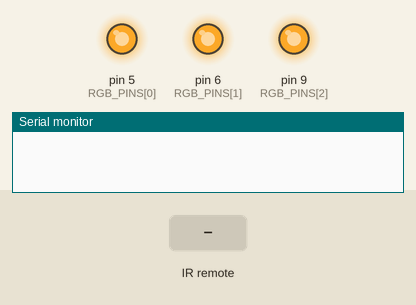
A sketch run on a simulated Arduino Uno, built with avr-gcc and run on an emulated ATmega328P. Shown: output pins drawn as LEDs (lit = HIGH), the last lines printed to the serial monitor. The test bench sets the inputs (shaded band).

Above: at 1.2 s.
1.3 s: infrared code 0xFFE01F received
At 1.49 s:
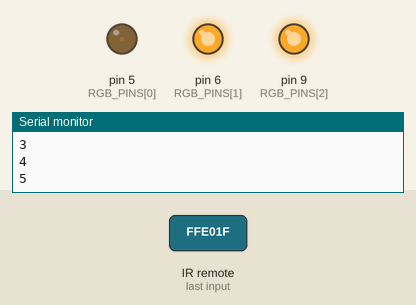
4.3 s: infrared code 0xFFA25D received
At 4.8 s:
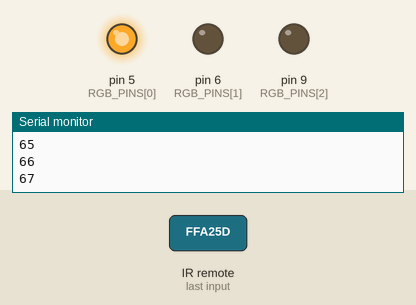
5.8 s: infrared code 0xFFA857 received
At 5.99 s:
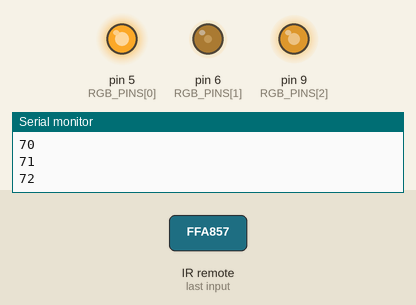
8.8 s: infrared code 0xFF629D received
At 9.5 s:
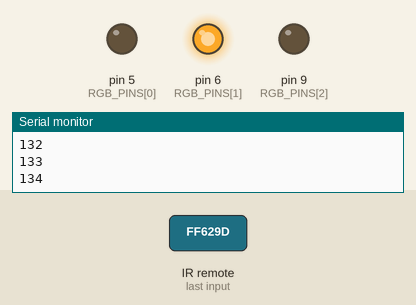
10.3 s: infrared code 0xFF906F received
At 10.49 s:
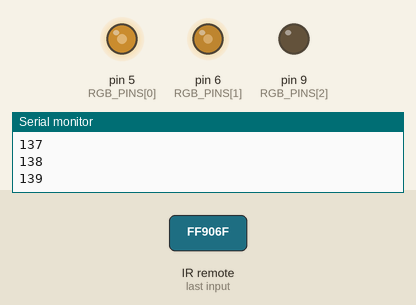
13.3 s: infrared code 0xFFE21D received
At 14.2 s:
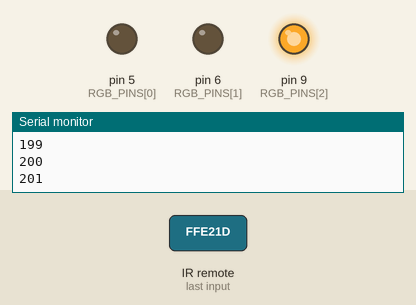
Timing chart, 0 to 15.8 s (numbered marks = the images above; inputs shaded):
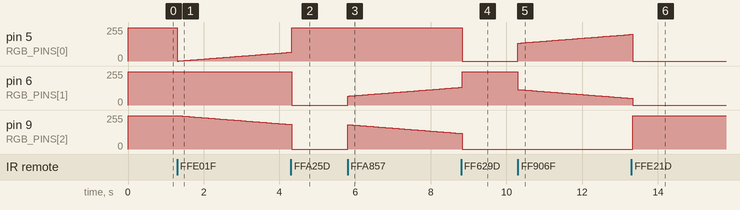

Measured:
- after the input at 1.3 s, pin 9 (RGB_PINS[2]): moves from 250/255 to 184/255 over 2.9 s, starting after 0.05 s
- after the input at 4.3 s, pin 6 (RGB_PINS[1]): 250/255 → 0/255 at once
- after the input at 5.8 s, pin 6 (RGB_PINS[1]): moves from 0/255 to 133/255 over 3.0 s, starting at once
- after the input at 8.8 s, pin 5 (RGB_PINS[0]): 250/255 → 0/255 at once
- after the input at 10.3 s, pin 5 (RGB_PINS[0]): moves from 0/255 to 200/255 over 3.0 s, starting at once; pin 6 (RGB_PINS[1]): moves from 250/255 to 50/255 over 3.0 s, starting at once
- after the input at 13.3 s, pin 9 (RGB_PINS[2]): 0/255 → 250/255 at once

The sketch:

LotusFlowerCode.ino
```cpp
#include <IRremote.h>
#include <Arduino.h>

// Replace with your remote button adresses
#define PINK 0xFF9867     // 0
#define RED 0xFFA25D      // 1
#define GREEN 0xFF629D    // 2
#define BLUE 0xFFE21D     // 3
#define MAGENTA 0xFF22DD  // 4
#define CYAN 0xFF02FD     // 5
#define ORANGE 0xFFC23D   // 6
#define MIX1 0xFFE01F     // 7
#define MIX2 0xFFA857     // 8
#define MIX3 0xFF906F     // 9

const int RGB_PINS[] = { 5, 6, 9 };  // PWM Pins: Blue, Green, Red
const int RECPIN = 10;               // IR receiver pin
const int MAX_ANALOG = 250;

IRrecv irrecv(RECPIN);
decode_results results;

int mix_pin1, mix_pin2;
bool mixing_active = false;  // Flag to indicate if color mixing is active

void setup() {
  Serial.begin(9600);  // Open a Serial Port
  while (!Serial)      // Wait for Serial Monitor to open
    ;

  irrecv.enableIRIn();  // Enable IR input

  for (int i = 0; i < sizeof(RGB_PINS) / sizeof(RGB_PINS[0]); i++) {
    pinMode(RGB_PINS[i], OUTPUT);  // Set PWM pins to output
  }

  // Set default colors (white)
  analogWrite(RGB_PINS[0], MAX_ANALOG);
  analogWrite(RGB_PINS[1], MAX_ANALOG);
  analogWrite(RGB_PINS[2], MAX_ANALOG);
}

void loop() {
  if (irrecv.decode(&results)) {
    int hex_value = results.value;

    switch (hex_value) {

      case PINK:
        mixing_active = false;
        analogWrite(RGB_PINS[0], MAX_ANALOG);  // Pink (0)
        analogWrite(RGB_PINS[1], MAX_ANALOG);
        analogWrite(RGB_PINS[2], MAX_ANALOG);
        break;
      case RED:
        mixing_active = false;
        analogWrite(RGB_PINS[0], MAX_ANALOG);  // Red (1)
        analogWrite(RGB_PINS[1], 0);
        analogWrite(RGB_PINS[2], 0);
        break;
      case GREEN:
        mixing_active = false;
        analogWrite(RGB_PINS[0], 0);  // Green (2)
        analogWrite(RGB_PINS[1], MAX_ANALOG);
        analogWrite(RGB_PINS[2], 0);
        break;
      case BLUE:
        mixing_active = false;
        analogWrite(RGB_PINS[0], 0);  // Blue (3)
        analogWrite(RGB_PINS[1], 0);
        analogWrite(RGB_PINS[2], MAX_ANALOG);
        break;
      case MAGENTA:
        mixing_active = false;
        analogWrite(RGB_PINS[0], MAX_ANALOG);  // Magenta (4)
        analogWrite(RGB_PINS[1], MAX_ANALOG);
        analogWrite(RGB_PINS[2], 0);
        break;
      case CYAN:
        mixing_active = false;
        analogWrite(RGB_PINS[0], 0);  // Cyan (5)
        analogWrite(RGB_PINS[1], MAX_ANALOG);
        analogWrite(RGB_PINS[2], MAX_ANALOG);
        break;
      case ORANGE:
        mixing_active = false;
        analogWrite(RGB_PINS[0], MAX_ANALOG);  // Orange (6)
        analogWrite(RGB_PINS[1], 0);
        analogWrite(RGB_PINS[2], MAX_ANALOG);
        break;
      case MIX1:
        mixing_active = false;
        startColorMix(0, 2);  // Color Mix RB (7)
        break;
      case MIX2:
        mixing_active = false;
        startColorMix(1, 2);  // Color Mix GB (8)
        break;
      case MIX3:
        mixing_active = false;
        startColorMix(0, 1);  // Color Mix RG (9)
        break;
    }

    // Note: since HEX is considered as an int, we can use a switch statement
    irrecv.resume();  // Resume IR receiver
  }

  // Continuously mix colors if the mixing flag is active
  if (mixing_active) {
    colorMix();
  }
}

void startColorMix(int color_pin1, int color_pin2) {
  // Set the pins to mix and activate the mixing state
  mixing_active = true;
  // Store which pins to use
  mix_pin1 = color_pin1;
  mix_pin2 = color_pin2;
}

void colorMix() {
  static int increment = 1;
  static int gradient_color1 = 0;
  static int gradient_color2;
  const int COLORSHIFT_DELAY = 45;

  gradient_color2 = MAX_ANALOG - gradient_color1;

  // Set LED colors
  analogWrite(RGB_PINS[mix_pin1], gradient_color1);
  analogWrite(RGB_PINS[mix_pin2], gradient_color2);

  // Update gradient
  gradient_color1 += increment;

  // Reverse direction if out of range
  if (gradient_color1 <= 0 || gradient_color1 >= MAX_ANALOG) {
    increment = -increment;
  }
  Serial.println(gradient_color1);
  // Delay to create the color shift effect
  delay(COLORSHIFT_DELAY);
}
```
